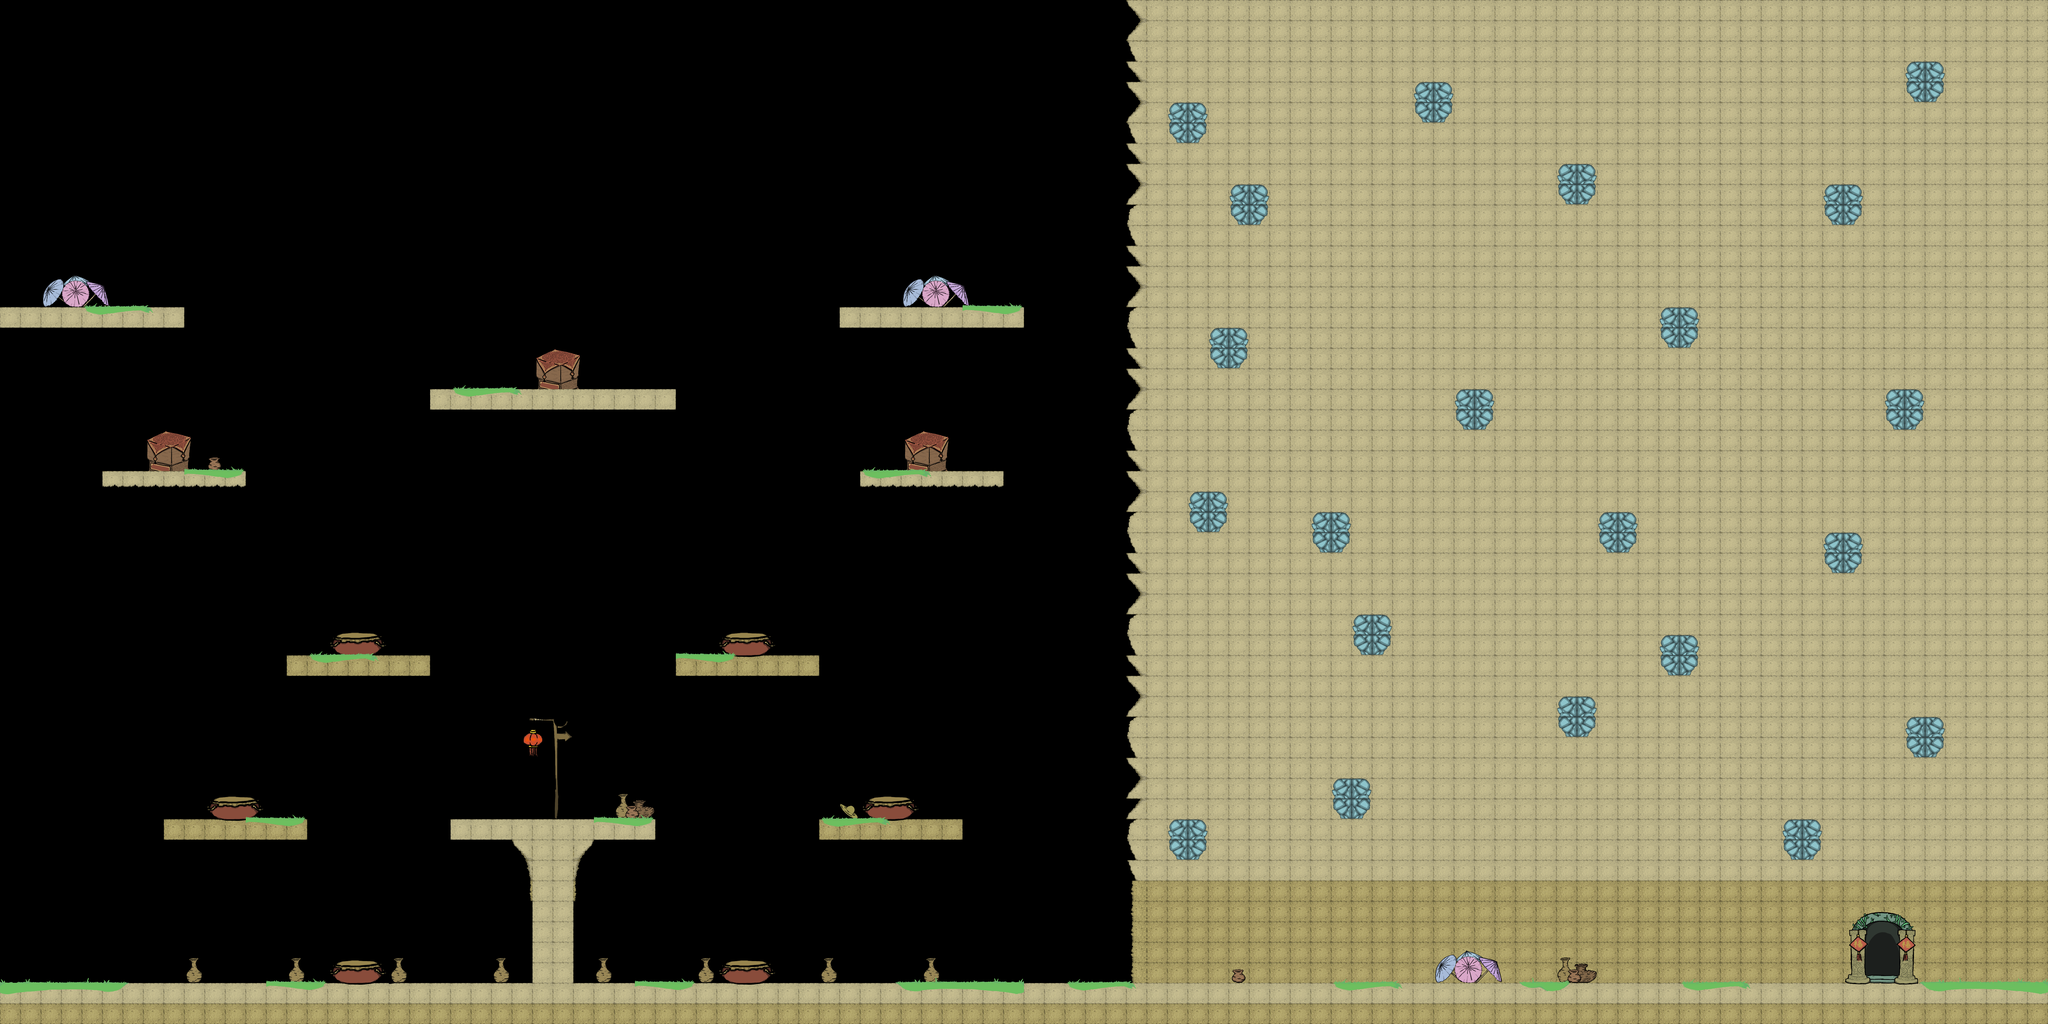

Tiled map render using the project's own tile images. Description and the map definition, with tile-layer contents summarised, below:
An orthogonal 100x50 tile map with 84x84 px tiles, 4 tile layers (table, wall, goods, green) and 26 objects.

<map version="1.2" tiledversion="1.2.5" orientation="orthogonal" renderorder="right-down" width="100" height="50" tilewidth="84" tileheight="84" infinite="0" nextlayerid="26" nextobjectid="97">
 <tileset firstgid="1" name="gameMap" tilewidth="84" tileheight="84" tilecount="276" columns="23">
  <image source="gameMap.png" width="1932" height="1010" />
 </tileset>
 <layer id="22" name="table" width="100" height="50">
  <data>[5000 cells, 252 non-empty, 11 distinct tile ids]</data>
 </layer>
 <layer id="23" name="wall" width="100" height="50">
  <data>[5000 cells, 2237 non-empty, 13 distinct tile ids]</data>
 </layer>
 <layer id="24" name="goods" width="100" height="50">
  <data>[5000 cells, 222 non-empty, 61 distinct tile ids]</data>
 </layer>
 <layer id="25" name="green" width="100" height="50">
  <data>[5000 cells, 154 non-empty, 48 distinct tile ids]</data>
 </layer>
 <objectgroup id="5" name="sp wtable" />
 <objectgroup id="6" name="sp stable">
  <object id="70" x="592" y="1768" width="172" height="160">
   <properties>
    <property name="name" value="rush" />
   </properties>
  </object>
  <object id="71" x="2188" y="1420" width="180" height="172">
   <properties>
    <property name="name" value="block" />
   </properties>
  </object>
  <object id="72" x="3700" y="1764" width="172" height="164">
   <properties>
    <property name="name" value="boom" />
   </properties>
  </object>
 </objectgroup>
 <objectgroup id="8" name="sp seesaw" />
 <objectgroup id="9" name="sp wall">
  <object id="73" x="0" y="1256" width="764" height="84" />
  <object id="74" x="1768" y="1592" width="1000" height="84" />
  <object id="75" x="1180" y="2684" width="584" height="80" />
  <object id="76" x="668" y="3352" width="588" height="88" />
  <object id="77" x="1840" y="3364" width="852" height="84" />
  <object id="78" x="2764" y="2688" width="600" height="84" />
  <object id="79" x="3356" y="3352" width="568" height="104" />
  <object id="81" x="3448" y="1264" width="760" height="72" />
  <object id="82" x="0" y="4024" width="8392" height="192" />
  <object id="83" x="4608" y="0" width="3792" height="3592" />
  <object id="84" x="-184" y="-56" width="184" height="4264" />
  <object id="85" x="-224" y="-192" width="8696" height="184" />
  <object id="86" x="8384" y="-304" width="176" height="4528" />
 </objectgroup>
 <objectgroup id="10" name="sp platform">
  <object id="87" x="420" y="1920" width="584" height="100" />
  <object id="88" x="3532" y="1920" width="584" height="100" />
 </objectgroup>
 <objectgroup id="11" name="sp trampoline">
  <object id="89" x="1348" y="2604" width="248" height="80" />
  <object id="90" x="840" y="3272" width="248" height="84" />
  <object id="91" x="3536" y="3268" width="236" height="80" />
  <object id="92" x="1348" y="3944" width="260" height="80" />
  <object id="93" x="2944" y="3940" width="236" height="96" />
  <object id="96" x="2940" y="2604" width="252" height="84" />
 </objectgroup>
 <objectgroup id="12" name="sp monster">
  <properties>
   <property name="name" value="" />
  </properties>
 </objectgroup>
 <objectgroup id="13" name="sp door">
  <object id="94" x="7648" y="3784" width="172" height="236">
   <properties>
    <property name="name" value="normal" />
   </properties>
  </object>
 </objectgroup>
 <objectgroup id="14" name="sp boy">
  <object id="95" x="2172" y="3216">
   <point />
  </object>
 </objectgroup>
</map>